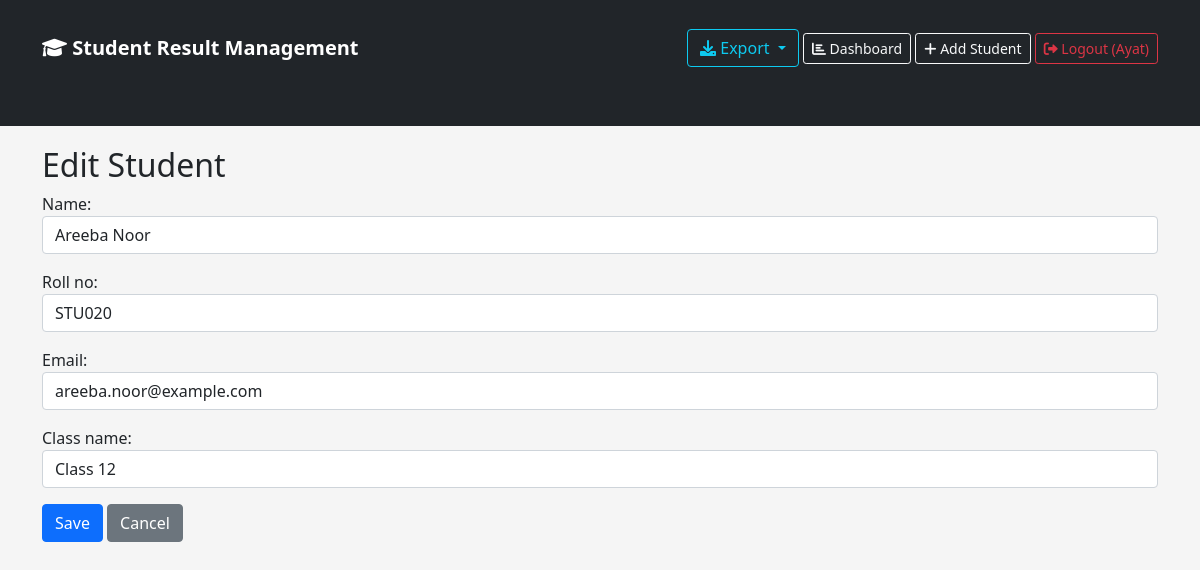
The app's page /23/edit/ (signed in) with its own data.
### students/models.py (models this page shows, shortened)
class Student(models.Model):
    name = models.CharField(max_length=100)
    roll_no = models.CharField(max_length=20, unique=True)
    email = models.EmailField()
    class_name = models.CharField(max_length=20)
    created_at = models.DateTimeField(auto_now_add=True)

### students/views.py (the view)
# urls.py: path('<int:pk>/edit/', views.student_update, name='student_update'),
@login_required
def student_update(request, pk):
    student = get_object_or_404(Student, pk=pk)
    if request.method == 'POST':
        form = StudentForm(request.POST, instance=student)
        if form.is_valid():
            form.save()
            return redirect('student_list')
    else:
        form = StudentForm(instance=student)
    return render(request, 'students/student_form.html', {'form': form, 'title': 'Edit Student'})

### students/forms.py
class StudentForm(forms.ModelForm):
    class Meta:
        model = Student
        fields = ['name', 'roll_no', 'email', 'class_name']
        widgets = {
            'name': forms.TextInput(attrs={'class': 'form-control'}),
            'roll_no': forms.TextInput(attrs={'class': 'form-control'}),
            'email': forms.EmailInput(attrs={'class': 'form-control'}),
            'class_name': forms.TextInput(attrs={'class': 'form-control'}),
        }

### students/templates/students/student_form.html (shortened to what this page needs)
{% extends 'students/base.html' %}
{% block content %}
<h2>{{ title }}</h2>
<form method="POST">
    {{ form.as_p }}
    <button type="submit" class="btn btn-primary">Save</button>
    <a href="{% url 'student_list' %}" class="btn btn-secondary">Cancel</a>
</form>
{% endblock %}

### students/templates/students/base.html (shortened to what this page needs)
<!DOCTYPE html>
<html>
<head>
    <link href="https://cdn.jsdelivr.net/npm/bootstrap@5.1.3/dist/css/bootstrap.min.css" rel="stylesheet">
    <link rel="stylesheet" href="https://cdnjs.cloudflare.com/ajax/libs/font-awesome/6.0.0/css/all.min.css">
</head>
<body>
    <nav class="navbar navbar-dark bg-dark">
        <div class="container">
            <a class="navbar-brand" href="{% url 'student_list' %}">
                <i class="fas fa-graduation-cap"></i> Student Result Management
            </a>
            <div>
                {% if user.is_authenticated %}
                    <div class="btn-group">
                        <button type="button" class="btn btn-outline-info dropdown-toggle" data-bs-toggle="dropdown">
                            <i class="fas fa-download"></i> Export
                        </button>
                    </div>
                    <a class="btn btn-outline-light btn-sm" href="{% url 'dashboard' %}">
                        <i class="fas fa-chart-bar"></i> Dashboard
                    </a>
                    <a class="btn btn-outline-light btn-sm" href="{% url 'student_create' %}">
                        <i class="fas fa-plus"></i> Add Student
                    </a>
                    <a class="btn btn-outline-danger btn-sm" href="{% url 'logout' %}">
                        <i class="fas fa-sign-out-alt"></i> Logout ({{ user.username }})
                    </a>
                {% else %}
                    <a class="btn btn-outline-light btn-sm" href="{% url 'login' %}">
                        <i class="fas fa-sign-in-alt"></i> Login
                    </a>
                {% endif %}
            </div>
        </div>
    </nav>
    <div class="container">
        {% block content %}
        {% endblock %}
    </div>
</body>
</html>

### students/templates/students/base.html (style rules this page uses)
body { background-color: #f5f5f5; }
.container { margin-top: 20px; margin-bottom: 50px; }
.navbar-brand { font-weight: bold; }

### records on screen
Student: name "Areeba Noor", roll_no "STU020", email "areeba.noor@example.com", class_name "Class 12"

### other values on screen
{{ user.username }} "Ayat"
{{ title }} "Edit Student"
